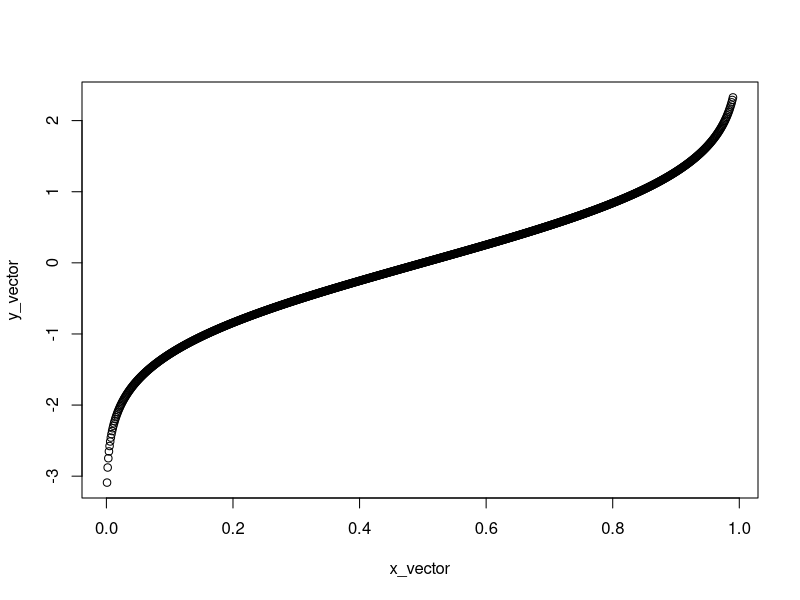

Recreate this plot in R.
## ---- chunk 1

samplesize_twosampleproportion <- function(p1,p0,alpha, beta, superiority_delta){
  num = qnorm(alpha) + qnorm(beta)
  denom = p1 - p0 - superiority_delta
  
    n = ( (p1 * (1- p1)) + (p0 * (1-p0))) * ((num)/(denom))^2
  
  return(n) 
  
}

samplesize_twosampleproportion(p1 = 0.45,p0 = 0.10,alpha = 0.05,beta = 0.2,superiority_delta = 0.05)

## ---- chunk 2

x_vector = c()
y_vector = c()
vector_assess = seq.int(0.001,0.99,0.001)
for (i in seq_along(vector_assess)) {
  x_vector[i] <- vector_assess[i]
  y_vector[i] <- qnorm(vector_assess[i])
  # print(y_vector)
  # print(x_vector)
  
}

# x_vector
# y_vector

plot(x_vector,y_vector)
